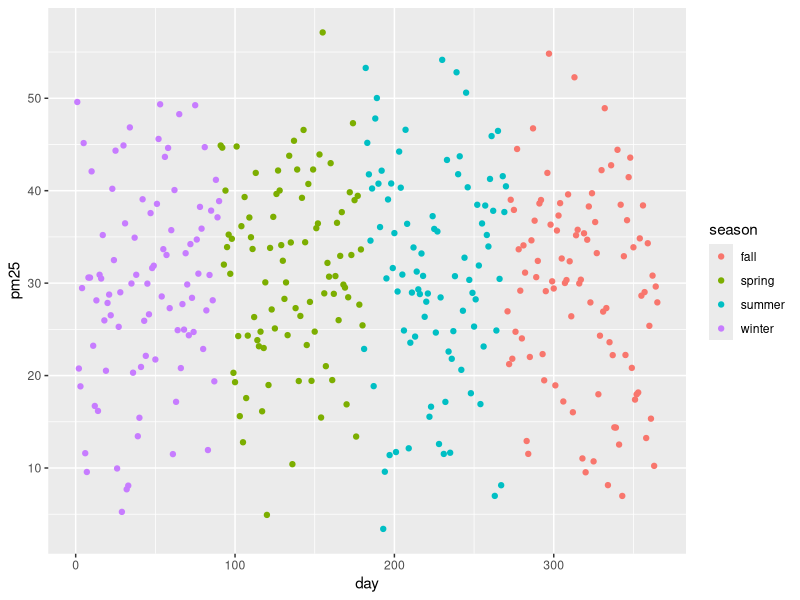
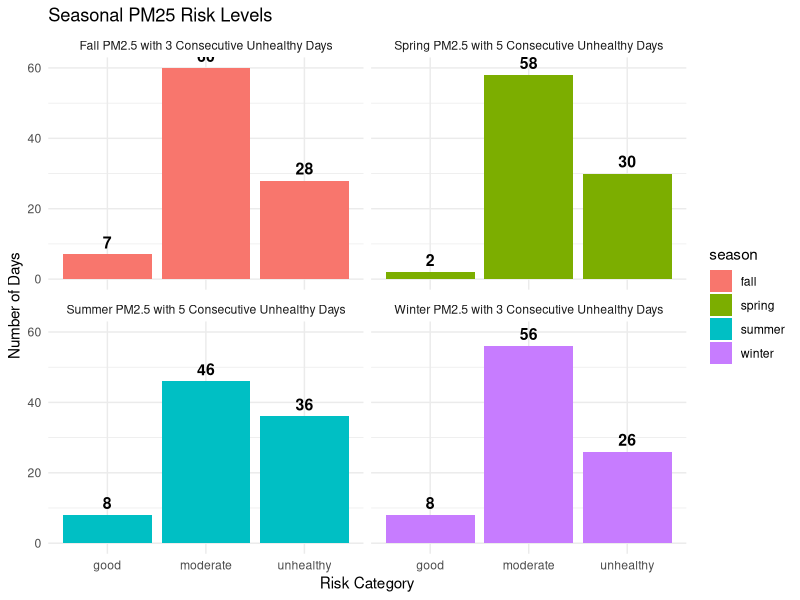

Write the R code that produced these figures, in order.
## ---- chunk 1
# Load all necessary libraries 

library(ggplot2)
## ---- chunk 2

day <- 1:365 
airquality = data.frame(
  day = day,
  season = ifelse(day <= 90, "winter",
                ifelse(day <= 180, "spring",
                ifelse(day <= 270, "summer", "fall" ))),
  pm25 = rnorm(365, mean = 30 , sd = 10), 
  risk = "NA"
  
)
  

## ---- chunk 3
airquality$consecutive <-  as.numeric(0) 

for (i in 1:nrow(airquality)) { # loop each row in df
  if (airquality$pm25[i] > 35.4 ) { # designates pm25 column for i values
    airquality$risk[i] <- "unhealthy"  # add [i] to only fill in that cell not every row 
 } else if (airquality$pm25[i] < 12.0) {
    airquality$risk[i] <- "good"
  } else {
    airquality$risk [i] <- "moderate"
  }
  
if(airquality$risk[i] == "unhealthy") {
    if (i == 1) {
      airquality$consecutive[i] <- 1
    } else {
      airquality$consecutive[i] <- airquality$consecutive[i-1] +1
    } 
  } else {
      airquality$consecutive[i] <- 0 
    }
} 

max_unhealthy_streak <- max(airquality$consecutive)

sprintf("The maximum unhealthy days with PM2.5 over 35.4 µg/m³ is %d days.", max_unhealthy_streak)
## ---- chunk 4
airquality$seasonal_max <- as.numeric(0) # initalize column 

for (season in unique(airquality$season)) { # outer loop, reset per season
  seasonal_max <- 0 
for (i in 1:nrow(airquality)) { # loop each row in df
  if(airquality$season[i] == season) { # outer loop to loop by season 
    if (airquality$consecutive[i] > seasonal_max) {
      seasonal_max <- airquality$consecutive[i]
    }
  }
}
  airquality$seasonal_max[airquality$season==season] <- seasonal_max
}
## ---- chunk 5

annualpm25 <- ggplot(data = airquality, mapping =  aes(x = day, y = pm25)) +
                      geom_point(aes(color = season)) 
                      labs(
                        title = sprintf("Daily PM25 2025 Seasonal Variation with %d Consecutive Unhealthy Days", seasonal_max),
                        x = "Day",
                        y = "Particulate Matter 2.5 (µg/m³)",
                      ) +
                      theme_minimal() 
annualpm25

## ---- chunk 6
# create max per season variable 
winter_max <- max(airquality$seasonal_max[airquality$season == "winter"])
spring_max <- max(airquality$seasonal_max[airquality$season == "spring"])
summer_max <- max(airquality$seasonal_max[airquality$season == "summer"])
fall_max   <- max(airquality$seasonal_max[airquality$season == "fall"])

annualrisk <- ggplot(data = airquality, mapping =  aes(x = risk)) +
                      geom_bar(aes(fill = season)) + 
                      geom_text(stat = "count",                          
                                aes(label = after_stat(count)),           
                                vjust = -0.5,                             
                                size = 4,                                 
                                fontface = "bold") +   
                      facet_wrap(~season, 
                      labeller = labeller(season = c(
               "winter" = sprintf("Winter PM2.5 with %d Consecutive Unhealthy Days",
                                  winter_max),
               "spring" = sprintf("Spring PM2.5 with %d Consecutive Unhealthy Days",
                                  spring_max),
               "summer" = sprintf("Summer PM2.5 with %d Consecutive Unhealthy Days",
                                  summer_max),
               "fall"   = sprintf("Fall PM2.5 with %d Consecutive Unhealthy Days",
                                  fall_max)
             ))) + 
                      labs(
                        title = "Seasonal PM25 Risk Levels",
                        x = "Risk Category",
                        y = "Number of Days",
                      ) +
                      theme_minimal() 
annualrisk
